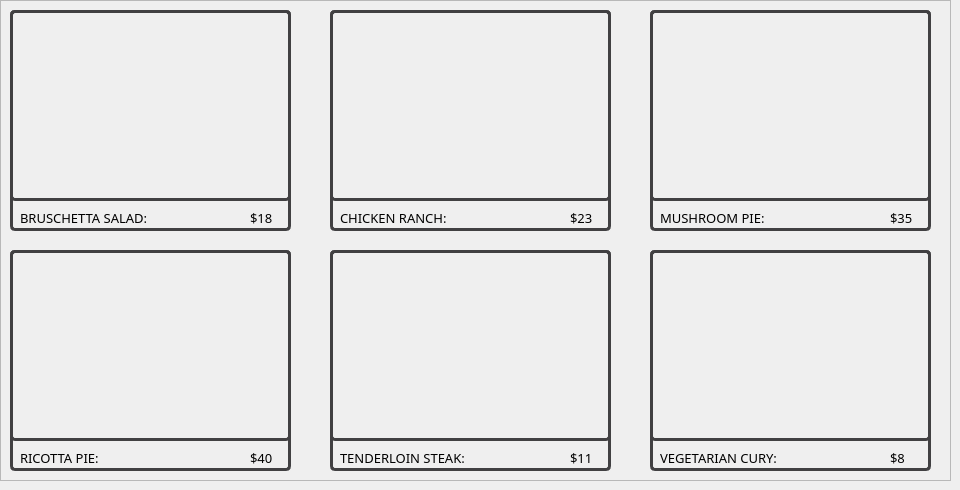
     <widget class="QWidget" name="Special_Menus">
      <widget class="QFrame" name="frame_35">
       <property name="geometry">
        <rect>
         <x>0</x>
         <y>0</y>
         <width>951</width>
         <height>481</height>
        </rect>
       </property>
       <property name="styleSheet">
        <string notr="true">
QPushButton {
	background-color: transparent;
	border: 3px solid rgb(65, 64, 66);
	border-radius: 5px;
}
QPushButton:hover {
	border: 2px solid rgb(240, 235, 225);
	background-color: transparent;
}
QPushButton:pressed {	
	background-color: transparent;
	border: 3px solid rgb(65, 64, 66);
	border-radius: 5px;
}</string>
       </property>
       <property name="frameShape">
        <enum>QFrame::StyledPanel</enum>
       </property>
       <property name="frameShadow">
        <enum>QFrame::Raised</enum>
       </property>
       <widget class="QFrame" name="frame_36">
        <property name="geometry">
         <rect>
          <x>10</x>
          <y>250</y>
          <width>281</width>
          <height>191</height>
         </rect>
        </property>
        <property name="font">
         <font>
          <family>MS Outlook</family>
         </font>
        </property>
        <property name="styleSheet">
         <string notr="true">image:url(:/Special Menus/images/Special Menus/Ricotta Pie.png);
border: 3px solid rgb(65, 64, 66);
border-radius: 5px;</string>
        </property>
        <property name="frameShape">
         <enum>QFrame::StyledPanel</enum>
        </property>
        <property name="frameShadow">
         <enum>QFrame::Raised</enum>
        </property>
       </widget>
       <widget class="QFrame" name="frame_37">
        <property name="geometry">
         <rect>
          <x>330</x>
          <y>10</y>
          <width>281</width>
          <height>191</height>
         </rect>
        </property>
        <property name="font">
         <font>
          <family>MS Outlook</family>
         </font>
        </property>
        <property name="styleSheet">
         <string notr="true">image:url(:/Special Menus/images/Special Menus/Chicken Ranch.png);
border: 3px solid rgb(65, 64, 66);
border-radius: 5px;</string>
        </property>
        <property name="frameShape">
         <enum>QFrame::StyledPanel</enum>
        </property>
        <property name="frameShadow">
         <enum>QFrame::Raised</enum>
        </property>
       </widget>
       <widget class="QLabel" name="label_56">
        <property name="geometry">
         <rect>
          <x>250</x>
          <y>450</y>
          <width>31</width>
          <height>16</height>
         </rect>
        </property>
        <property name="font">
         <font>
          <family>Rockwell Nova Light</family>
          <pointsize>10</pointsize>
         </font>
        </property>
        <property name="text">
         <string>$40</string>
        </property>
       </widget>
       <widget class="QLabel" name="label_57">
        <property name="geometry">
         <rect>
          <x>340</x>
          <y>450</y>
          <width>201</width>
          <height>16</height>
         </rect>
        </property>
        <property name="font">
         <font>
          <family>Rockwell Nova</family>
          <pointsize>10</pointsize>
         </font>
        </property>
        <property name="text">
         <string>TENDERLOIN STEAK:</string>
        </property>
       </widget>
       <widget class="QFrame" name="frame_38">
        <property name="geometry">
         <rect>
          <x>650</x>
          <y>10</y>
          <width>281</width>
          <height>191</height>
         </rect>
        </property>
        <property name="font">
         <font>
          <family>MS Outlook</family>
         </font>
        </property>
        <property name="styleSheet">
         <string notr="true">image:url(:/Special Menus/images/Special Menus/Mushroom Pie.png);
border: 3px solid rgb(65, 64, 66);
border-radius: 5px;</string>
        </property>
        <property name="frameShape">
         <enum>QFrame::StyledPanel</enum>
        </property>
        <property name="frameShadow">
         <enum>QFrame::Raised</enum>
        </property>
       </widget>
       <widget class="QLabel" name="label_58">
        <property name="geometry">
         <rect>
          <x>20</x>
          <y>450</y>
          <width>221</width>
          <height>16</height>
         </rect>
        </property>
        <property name="font">
         <font>
          <family>Rockwell Nova</family>
          <pointsize>10</pointsize>
         </font>
        </property>
        <property name="text">
         <string>RICOTTA PIE:</string>
        </property>
       </widget>
       <widget class="QLabel" name="label_59">
        <property name="geometry">
         <rect>
          <x>20</x>
          <y>210</y>
          <width>201</width>
          <height>16</height>
         </rect>
        </property>
        <property name="font">
         <font>
          <family>Rockwell Nova</family>
          <pointsize>10</pointsize>
         </font>
        </property>
        <property name="text">
         <string>BRUSCHETTA SALAD:</string>
        </property>
       </widget>
       <widget class="QLabel" name="label_60">
        <property name="geometry">
         <rect>
          <x>250</x>
          <y>210</y>
          <width>31</width>
          <height>16</height>
         </rect>
        </property>
        <property name="font">
         <font>
          <family>Rockwell Nova Light</family>
          <pointsize>10</pointsize>
         </font>
        </property>
        <property name="text">
         <string>$18</string>
        </property>
       </widget>
       <widget class="QLabel" name="label_61">
        <property name="geometry">
         <rect>
          <x>570</x>
          <y>450</y>
          <width>31</width>
          <height>16</height>
         </rect>
        </property>
        <property name="font">
         <font>
          <family>Rockwell Nova Light</family>
          <pointsize>10</pointsize>
         </font>
        </property>
        <property name="text">
         <string>$11</string>
        </property>
       </widget>
       <widget class="QFrame" name="frame_39">
        <property name="geometry">
         <rect>
          <x>330</x>
          <y>250</y>
          <width>281</width>
          <height>191</height>
         </rect>
        </property>
        <property name="font">
         <font>
          <family>MS Outlook</family>
         </font>
        </property>
        <property name="styleSheet">
         <string notr="true">image:url(:/Special Menus/images/Special Menus/Tenderloin Steak.png);
border: 3px solid rgb(65, 64, 66);
border-radius: 5px;</string>
        </property>
        <property name="frameShape">
         <enum>QFrame::StyledPanel</enum>
        </property>
        <property name="frameShadow">
         <enum>QFrame::Raised</enum>
        </property>
       </widget>
       <widget class="QLabel" name="label_62">
        <property name="geometry">
         <rect>
          <x>660</x>
          <y>450</y>
          <width>221</width>
          <height>16</height>
         </rect>
        </property>
        <property name="font">
         <font>
          <family>Rockwell Nova</family>
          <pointsize>10</pointsize>
         </font>
        </property>
        <property name="text">
         <string>VEGETARIAN CURY:</string>
        </property>
       </widget>
       <widget class="QFrame" name="frame_40">
        <property name="geometry">
         <rect>
          <x>650</x>
          <y>250</y>
          <width>281</width>
          <height>191</height>
         </rect>
        </property>
        <property name="font">
         <font>
          <family>MS Outlook</family>
         </font>
        </property>
        <property name="styleSheet">
         <string notr="true">image:url(:/Special Menus/images/Special Menus/Vegetarian Curry.png);
border: 3px solid rgb(65, 64, 66);
border-radius: 5px;</string>
        </property>
        <property name="frameShape">
         <enum>QFrame::StyledPanel</enum>
        </property>
        <property name="frameShadow">
         <enum>QFrame::Raised</enum>
        </property>
       </widget>
       <widget class="QLabel" name="label_63">
        <property name="geometry">
         <rect>
          <x>570</x>
          <y>210</y>
          <width>31</width>
          <height>16</height>
         </rect>
        </property>
        <property name="font">
         <font>
          <family>Rockwell Nova Light</family>
          <pointsize>10</pointsize>
         </font>
        </property>
        <property name="text">
         <string>$23</string>
        </property>
       </widget>
       <widget class="QLabel" name="label_64">
        <property name="geometry">
         <rect>
          <x>890</x>
          <y>210</y>
          <width>31</width>
          <height>16</height>
         </rect>
        </property>
        <property name="font">
         <font>
          <family>Rockwell Nova Light</family>
          <pointsize>10</pointsize>
         </font>
        </property>
        <property name="text">
         <string>$35</string>
        </property>
       </widget>
       <widget class="QLabel" name="label_65">
        <property name="geometry">
         <rect>
          <x>890</x>
          <y>450</y>
          <width>31</width>
          <height>16</height>
         </rect>
        </property>
        <property name="font">
         <font>
          <family>Rockwell Nova Light</family>
          <pointsize>10</pointsize>
         </font>
        </property>
        <property name="text">
         <string>$8</string>
        </property>
       </widget>
       <widget class="QLabel" name="label_66">
        <property name="geometry">
         <rect>
          <x>660</x>
          <y>210</y>
          <width>181</width>
          <height>16</height>
         </rect>
        </property>
        <property name="font">
         <font>
          <family>Rockwell Nova</family>
          <pointsize>10</pointsize>
         </font>
        </property>
        <property name="text">
         <string>MUSHROOM PIE:</string>
        </property>
       </widget>
       <widget class="QFrame" name="frame_41">
        <property name="geometry">
         <rect>
          <x>10</x>
          <y>10</y>
          <width>281</width>
          <height>191</height>
         </rect>
        </property>
        <property name="font">
         <font>
          <family>MS Outlook</family>
         </font>
        </property>
        <property name="styleSheet">
         <string notr="true">image:url(:/Special Menus/images/Special Menus/Bruschetta Salad.png);
border: 3px solid rgb(65, 64, 66);
border-radius: 5px;</string>
        </property>
        <property name="frameShape">
         <enum>QFrame::StyledPanel</enum>
        </property>
        <property name="frameShadow">
         <enum>QFrame::Raised</enum>
        </property>
       </widget>
       <widget class="QLabel" name="label_67">
        <property name="geometry">
         <rect>
          <x>340</x>
          <y>210</y>
          <width>231</width>
          <height>16</height>
         </rect>
        </property>
        <property name="font">
         <font>
          <family>Rockwell Nova</family>
          <pointsize>10</pointsize>
         </font>
        </property>
        <property name="text">
         <string>CHICKEN RANCH:</string>
        </property>
       </widget>
       <widget class="QPushButton" name="pushButton_35">
        <property name="geometry">
         <rect>
          <x>330</x>
          <y>10</y>
          <width>281</width>
          <height>221</height>
         </rect>
        </property>
        <property name="styleSheet">
         <string notr="true"/>
        </property>
        <property name="text">
         <string/>
        </property>
       </widget>
       <widget class="QPushButton" name="pushButton_36">
        <property name="geometry">
         <rect>
          <x>330</x>
          <y>250</y>
          <width>281</width>
          <height>221</height>
         </rect>
        </property>
        <property name="styleSheet">
         <string notr="true"/>
        </property>
        <property name="text">
         <string/>
        </property>
       </widget>
       <widget class="QPushButton" name="pushButton_37">
        <property name="geometry">
         <rect>
          <x>650</x>
          <y>250</y>
          <width>281</width>
          <height>221</height>
         </rect>
        </property>
        <property name="styleSheet">
         <string notr="true"/>
        </property>
        <property name="text">
         <string/>
        </property>
       </widget>
       <widget class="QPushButton" name="pushButton_38">
        <property name="geometry">
         <rect>
          <x>10</x>
          <y>250</y>
          <width>281</width>
          <height>221</height>
         </rect>
        </property>
        <property name="styleSheet">
         <string notr="true"/>
        </property>
        <property name="text">
         <string/>
        </property>
       </widget>
       <widget class="QPushButton" name="pushButton_39">
        <property name="geometry">
         <rect>
          <x>650</x>
          <y>10</y>
          <width>281</width>
          <height>221</height>
         </rect>
        </property>
        <property name="styleSheet">
         <string notr="true"/>
        </property>
        <property name="text">
         <string/>
        </property>
       </widget>
       <widget class="QPushButton" name="pushButton_40">
        <property name="geometry">
         <rect>
          <x>10</x>
          <y>10</y>
          <width>281</width>
          <height>221</height>
         </rect>
        </property>
        <property name="styleSheet">
         <string notr="true"/>
        </property>
        <property name="text">
         <string/>
        </property>
       </widget>
       <zorder>frame_36</zorder>
       <zorder>frame_37</zorder>
       <zorder>label_56</zorder>
       <zorder>label_57</zorder>
       <zorder>frame_38</zorder>
       <zorder>label_58</zorder>
       <zorder>label_59</zorder>
       <zorder>label_60</zorder>
       <zorder>label_61</zorder>
       <zorder>frame_39</zorder>
       <zorder>label_62</zorder>
       <zorder>frame_40</zorder>
       <zorder>label_63</zorder>
       <zorder>label_64</zorder>
       <zorder>label_65</zorder>
       <zorder>label_66</zorder>
       <zorder>frame_41</zorder>
       <zorder>label_67</zorder>
       <zorder>pushButton_40</zorder>
       <zorder>pushButton_35</zorder>
       <zorder>pushButton_39</zorder>
       <zorder>pushButton_38</zorder>
       <zorder>pushButton_36</zorder>
       <zorder>pushButton_37</zorder>
      </widget>
     </widget>
